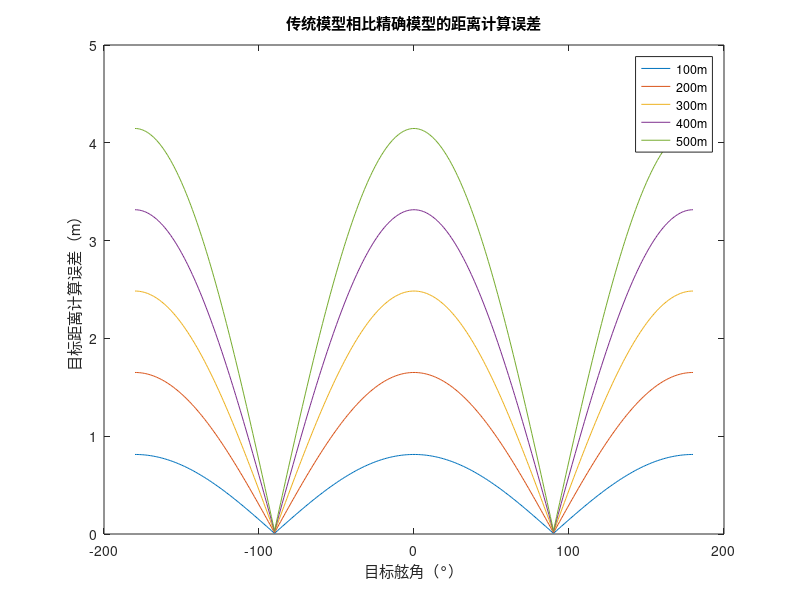
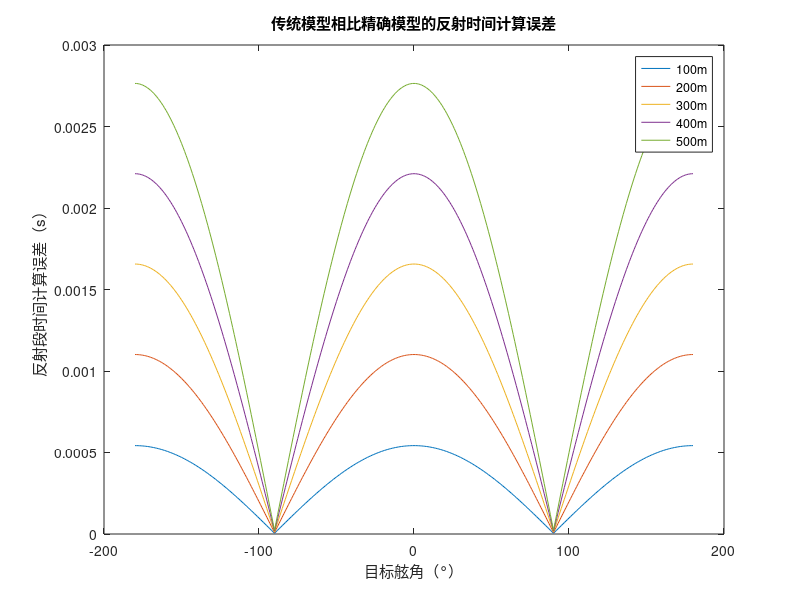
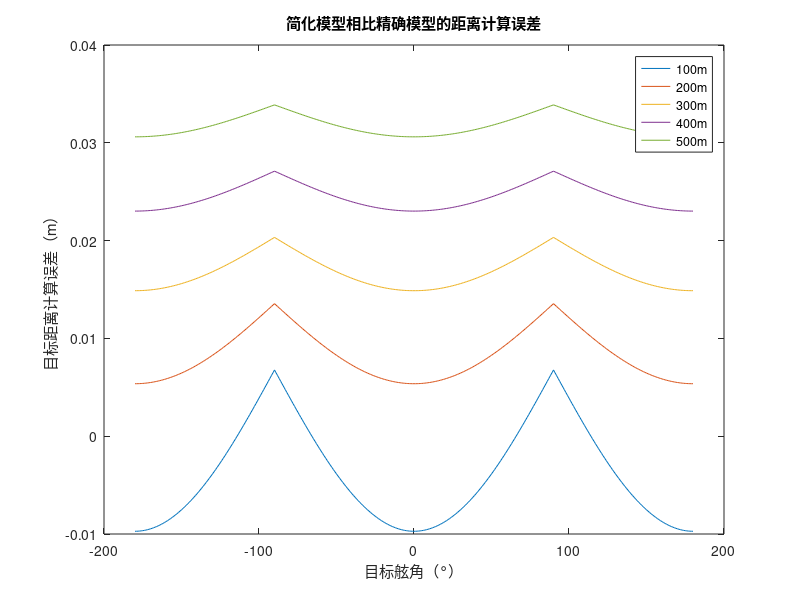
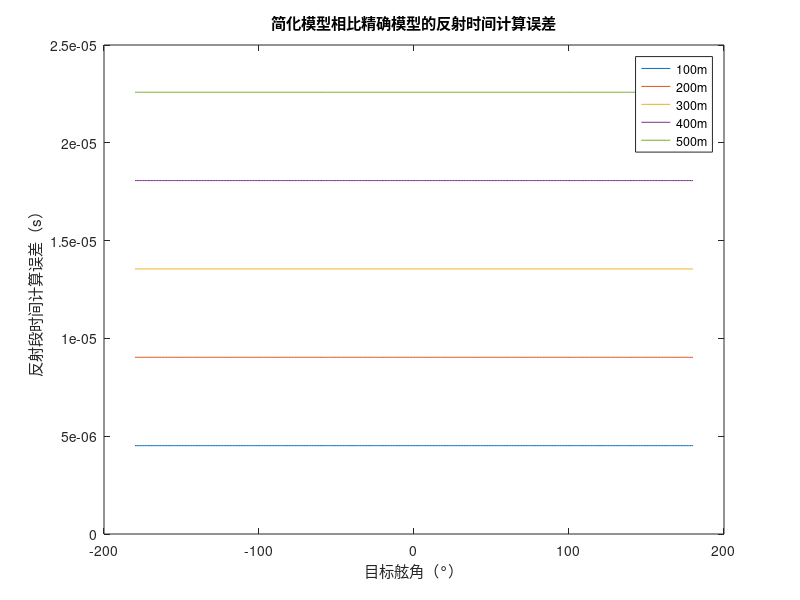

Here is the MATLAB script that generated these plots, in order:
clear;
Cs=1500;               %%假设声纳在水中的速度为1500m/s
V=24*0.5144444;        %%假设船速为24节，又每节为0.514444m/s
rad_deg=0.01745329;    %%度转换成弧度的比例因子pi/180
q1=-180:1:180;         %%目标舷角，单位为角度
H=20;                  %%假设目标深度为20m
D_jing=[100,200,300,400,500];%%目标距离
q=q1*rad_deg;          %%目标舷角，单位为弧度
for i=1:5
deita(i)=asin(H/D_jing(i));%%目标高低角，与目标距离和深度有关
    for j=1:361        %%从-180到180共有361个数据
if (-90<=q1(j))&&(q1(j)<=90)%%当目标舷角度处于-90°到90°之间时
%%D1(i)=((Cs^2-V^2)*T(j))/2/(Cs+V*cos(q(j))*cos(deita(i)));
T(j)=2*D_jing(i)*(Cs+V*cos(q(j))*cos(deita(i)))/(Cs^2-V^2);%%T为声波发出到接收的总时间，受目标舷角与目标距离的影响
t_jian(j)=Cs*T(j)/2/(Cs+V*cos(q(j))*cos(deita(i)));
D_jian(j)=Cs^2*T(j)/2/(Cs+V*cos(q(j)));
else
%%D1(i)=((Cs^2-V^2)*T(j))/2/(Cs-V*cos(q(j))*cos(deita(i)));
T(j)=2*D_jing(i)*(Cs-V*cos(q(j))*cos(deita(i)))/(Cs^2-V^2);
t_jian(j)=Cs*T(j)/2/(Cs-V*cos(q(j))*cos(deita(i)));
D_jian(j)=Cs^2*T(j)/2/(Cs-V*cos(q(j)));
end
t_jing(i)=D_jing(i)/Cs;        %%精确模型的反射段时间
t_chuan(j)=T(j)/2;          %%传统模型的反射段时间
t_error1(j,i)=t_chuan(j)-t_jing(i);%%传统模型相比于精确模型的反射段时间误差
t_error2(j,i)=t_jian(j)-t_jing(i);%%简化工程模型相对与精确模型的反射段时间误差
D_chuan(j)=Cs*T(j)/2;       %%传统模型的目标距离
D_error1(j,i)=D_chuan(j)-D_jing(i);%%传统模型相比于精确模型的目标距离误差
D_error2(j,i)=D_jian(j)-D_jing(i);%%简化模型相对与精确模型的目标距离误差
    end
end
figure;plot(q1,D_error1);legend('100m','200m','300m','400m','500m');ylabel('目标距离计算误差（m）');xlabel('目标舷角（°）');title('传统模型相比精确模型的距离计算误差')
figure;plot(q1,t_error1);legend('100m','200m','300m','400m','500m');ylabel('反射段时间计算误差（s）');xlabel('目标舷角（°）');title('传统模型相比精确模型的反射时间计算误差')
figure;plot(q1,D_error2);legend('100m','200m','300m','400m','500m');ylabel('目标距离计算误差（m）');xlabel('目标舷角（°）');title('简化模型相比精确模型的距离计算误差')
figure;plot(q1,t_error2);legend('100m','200m','300m','400m','500m');ylabel('反射段时间计算误差（s）');xlabel('目标舷角（°）');title('简化模型相比精确模型的反射时间计算误差')